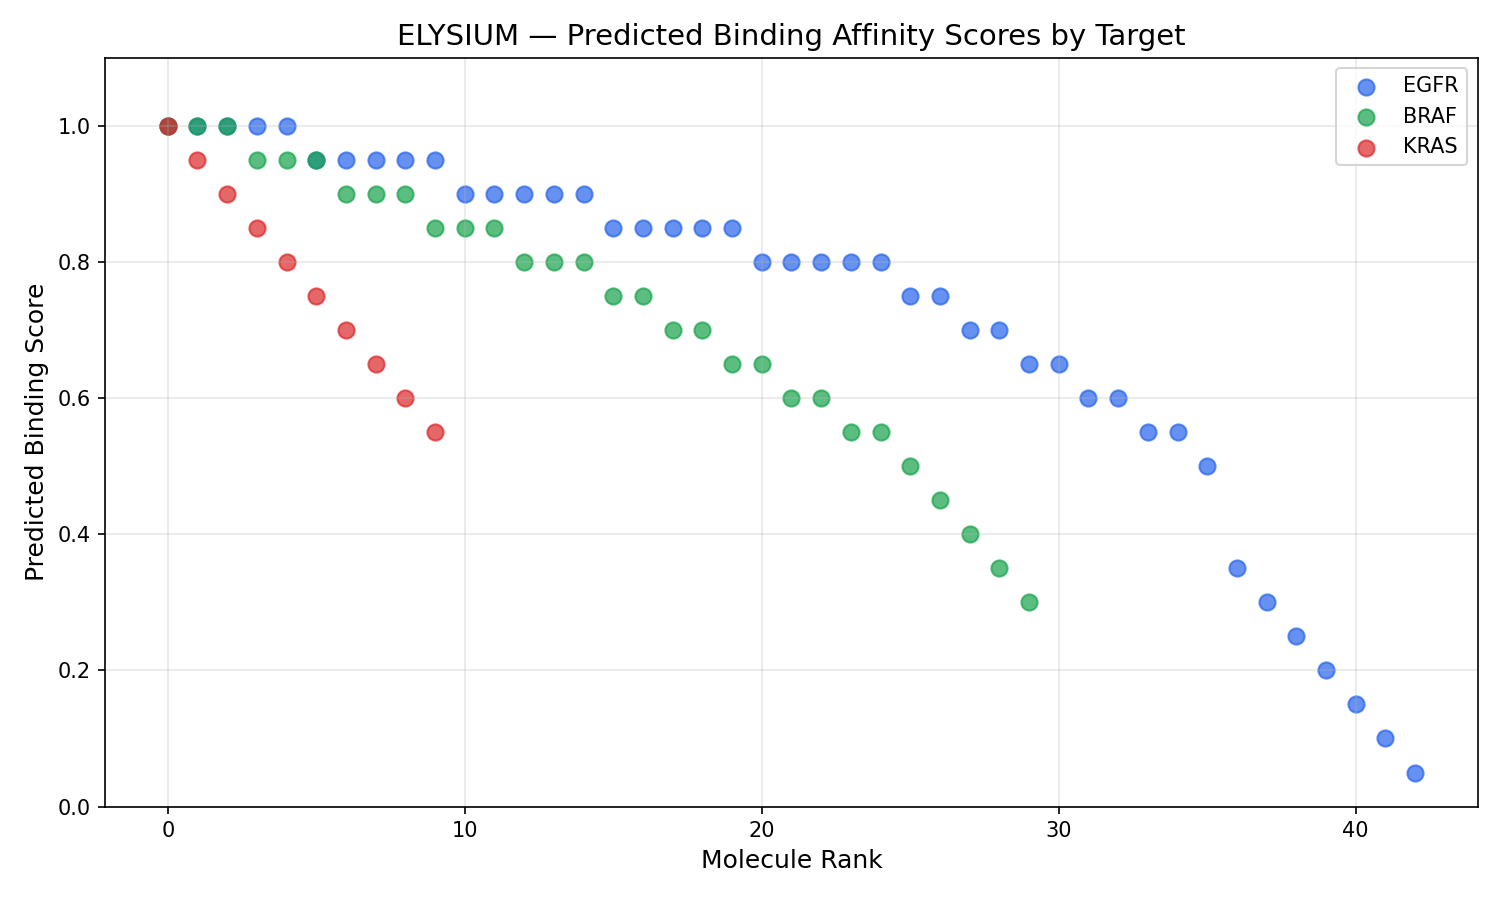

The Python source for this figure:
import sys, os
sys.path.insert(0, os.path.dirname(os.path.dirname(os.path.abspath(__file__))))

import matplotlib
matplotlib.use('Agg')
import matplotlib.pyplot as plt
from app.db import SessionLocal
from app.models import DiscoveryRun, MoleculeRecord

db = SessionLocal()
runs = db.query(DiscoveryRun).all()

target_scores = {}
for run in runs:
    t = run.target_id
    if t not in target_scores:
        target_scores[t] = []
    for m in run.molecules:
        if m.score:
            target_scores[t].append(m.score)

fig, ax = plt.subplots(figsize=(10, 6))
colors = ['#2563eb', '#16a34a', '#dc2626', '#d97706', '#7c3aed']

for i, (target, scores) in enumerate(target_scores.items()):
    x = range(len(scores))
    ax.scatter(x, sorted(scores, reverse=True),
               label=target, color=colors[i % len(colors)], alpha=0.7, s=60)

ax.set_xlabel('Molecule Rank', fontsize=12)
ax.set_ylabel('Predicted Binding Score', fontsize=12)
ax.set_title('ELYSIUM — Predicted Binding Affinity Scores by Target', fontsize=14)
ax.legend()
ax.grid(True, alpha=0.3)
ax.set_ylim(0, 1.1)

os.makedirs('analysis', exist_ok=True)
plt.tight_layout()
plt.savefig('analysis/binding_scores.png', dpi=150)
print('Saved analysis/binding_scores.png')
db.close()
